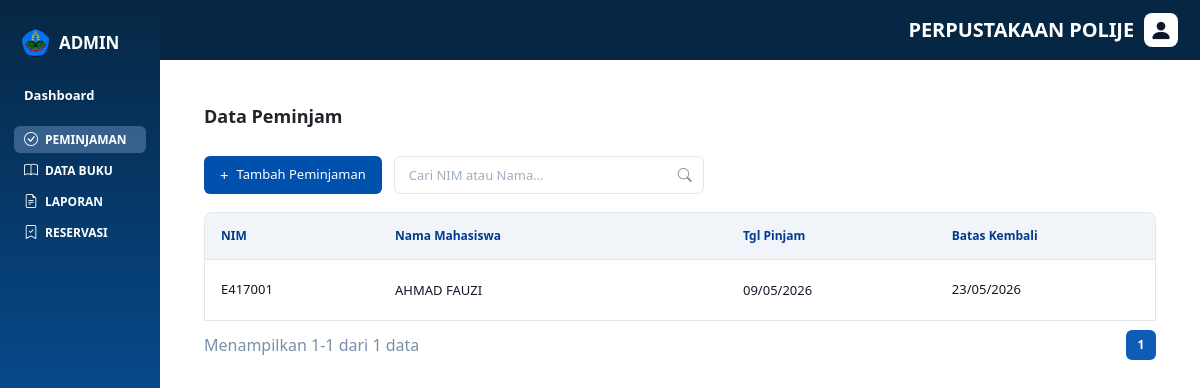
The app's page /admin/index.php?menu=peminjaman with its own data.
### tables this page shows
CREATE TABLE peminjaman (
    id_peminjaman INT AUTO_INCREMENT PRIMARY KEY,
    id_anggota INT NOT NULL,
    id_admin INT NOT NULL,
    tanggal_peminjaman DATE NOT NULL,
    batas_waktu DATE NOT NULL,
    laporan_hidden_at TIMESTAMP NULL DEFAULT NULL,
    created_at TIMESTAMP NULL DEFAULT CURRENT_TIMESTAMP,
    updated_at TIMESTAMP NULL DEFAULT CURRENT_TIMESTAMP ON UPDATE CURRENT_TIMESTAMP,
    FOREIGN KEY (id_anggota) REFERENCES anggota(id_anggota)
        ON UPDATE CASCADE
        ON DELETE RESTRICT,
    FOREIGN KEY (id_admin) REFERENCES admin(id_admin)
        ON UPDATE CASCADE
        ON DELETE RESTRICT
);

CREATE TABLE anggota (
    id_anggota INT AUTO_INCREMENT PRIMARY KEY,
    nim VARCHAR(20) NOT NULL UNIQUE,
    nama VARCHAR(100) NOT NULL,
    jurusan VARCHAR(100) NOT NULL DEFAULT '-',
    total_denda INT NOT NULL DEFAULT 0,
    nama_anggota VARCHAR(100) DEFAULT NULL,
    email VARCHAR(100) NOT NULL UNIQUE,
    password VARCHAR(255) NOT NULL,
    no_telepon VARCHAR(20) DEFAULT NULL,
    alamat TEXT DEFAULT NULL,
    status ENUM('aktif', 'nonaktif') NOT NULL DEFAULT 'aktif',
    created_at TIMESTAMP NULL DEFAULT CURRENT_TIMESTAMP,
    updated_at TIMESTAMP NULL DEFAULT CURRENT_TIMESTAMP ON UPDATE CURRENT_TIMESTAMP
);

### models/Peminjaman.php (called while the page is built, shortened)
<?php
require_once __DIR__ . '/../config/database.php';
class Peminjaman
{
    private $conn;
    public function __construct()
    {
        $this->conn = (new Database())->getConnection();
    }
    public function all($search = '')
    {
        $sql = "SELECT p.*, a.nim, a.nama
                FROM peminjaman p
                JOIN anggota a ON a.id_anggota = p.id_anggota
                WHERE EXISTS (SELECT 1 FROM detail_peminjaman dp WHERE dp.id_peminjaman = p.id_peminjaman AND dp.status_pengembalian = 'dipinjam')";
        $sql .= " ORDER BY p.id_peminjaman DESC";
        $result = $this->conn->query($sql);
        $data = [];
        while ($row = $result->fetch_assoc()) {
            $row['id'] = $row['id_peminjaman'];
            $data[] = $row;
        }
        return $data;
    }
}

### config/database.php (called while the page is built, shortened)
<?php
class Database {
    private $host = 'localhost';
    private $user = 'root';
    private $password = '';
    private $db = 'db_perpustakaan';
    public $conn;
    public function __construct() {
        $hostingConfig = __DIR__ . '/hosting.php';
        $this->conn = null;
        try {
            $this->conn = new mysqli(
                $this->host,
                $this->user,
                $this->password,
                $this->db
            );
            $this->conn->set_charset('utf8mb4');
        } catch (Exception $e) {
            die($e->getMessage());
        }
    }
    public function getConnection() {
        return $this->conn;
    }
}
?>

### controllers/PeminjamanController.php (called while the page is built, shortened)
<?php
require_once __DIR__ . '/../models/Peminjaman.php';
class PeminjamanController
{
    private $model;
    public function __construct()
    {
        $this->model = new Peminjaman();
    }
    public function index()
    {
        $search = isset($_GET['q']) ? trim($_GET['q']) : '';
        $perPage = isset($_GET['per_page']) ? (int)$_GET['per_page'] : 7;
        $currentPage = isset($_GET['page']) ? (int)$_GET['page'] : 1;
        $openPopup = isset($_SESSION['open_popup']);
        $errors = isset($_SESSION['errors']) ? $_SESSION['errors'] : [];
        $oldInput = isset($_SESSION['old']) ? $_SESSION['old'] : ['nim' => '', 'nama' => '', 'buku1' => ''];
        $dataHeader = $this->model->all($search);
        $totalData = count($dataHeader);
        $totalPages = ceil($totalData / $perPage);
        $offset = ($currentPage - 1) * $perPage;
        $pageData = array_slice($dataHeader, $offset, $perPage);
        return [
            'openPopup' => $openPopup,
            'errors' => $errors,
            'oldInput' => $oldInput,
            'search' => $search,
            'perPage' => $perPage,
            'totalData' => $totalData,
            'totalPages' => $totalPages,
            'currentPage' => $currentPage,
            'offset' => $offset,
            'pageData' => $pageData,
            'startDisplay' => ($totalData > 0) ? $offset + 1 : 0,
            'endDisplay' => min($offset + $perPage, $totalData),
            'paginationItems' => $this->getPaginationItems($currentPage, $totalPages),
            'opsiBuku' => $this->model->getOpsiBuku()
        ];
    }
    private function getPaginationItems($current, $total)
    {
        $items = [];
        for ($i = 1; $i <= $total; $i++) {
            if ($i == 1 || $i == $total || abs($i - $current) <= 1) {
                $items[] = $i;
            } elseif (end($items) !== '...') {
                $items[] = '...';
            }
        }
        return $items;
    }
}

### admin/pages/datapeminjaman.php (the view, shortened to what this page needs)
<?php
require_once __DIR__ . '/../../controllers/PeminjamanController.php';
$peminjamanController = new PeminjamanController();
$data = $peminjamanController->index();
extract($data, EXTR_SKIP);
?>
<div class="datapeminjam-wrapper">
    <div class="datapeminjam-header">
        <h1>Data Peminjam</h1>
    </div>
    <div class="toolbar">
        <div class="toolbar-left">
            <button type="button" class="btn-tambah" id="btnBukaPopup">
                <span class="plus-icon">+</span> Tambah Peminjaman
            </button>
            <form method="get" class="search-form">
                <div class="search-box">
                    <input type="text" name="q" placeholder="Cari NIM atau Nama..." value="<?= htmlspecialchars($search); ?>">
                    <button type="submit" class="search-submit"><i class="bi bi-search"></i></button>
                </div>
            </form>
        </div>
    </div>
    <div class="table-container">
        <table class="datapeminjam-table">
            <thead>
                <tr>
                    <th>NIM</th>
                    <th>Nama Mahasiswa</th>
                    <th>Tgl Pinjam</th>
                    <th>Batas Kembali</th>
                    <th style="text-align: center;">Aksi</th>
                </tr>
            </thead>
            <tbody>
                <?php if (!empty($pageData)): ?>
                    <?php foreach ($pageData as $row): ?>
                        <tr>
                            <td><?= htmlspecialchars($row['nim']); ?></td>
                            <td><?= htmlspecialchars($row['nama']); ?></td>
                            <td><?= date('d/m/Y', strtotime($row['tanggal_peminjaman'])); ?></td>
                            <td><?= date('d/m/Y', strtotime($row['batas_waktu'])); ?></td>
                            <td style="text-align: center;">
                            </td>
                        </tr>
                    <?php endforeach; ?>
                <?php else: ?>
                    <tr>
                        <td colspan="5" class="empty-state">Belum ada data peminjaman.</td>
                    </tr>
                <?php endif; ?>
            </tbody>
        </table>
    </div>
    <div class="datapeminjam-footer">
        <div class="data-info">
            Menampilkan <?= $startDisplay; ?>-<?= $endDisplay; ?> dari <?= $totalData; ?> data
        </div>
        <div class="pagination">
            <?php for ($i = 1; $i <= $totalPages; $i++): ?>
                <a href="?menu=peminjaman&page=<?= $i; ?>&q=<?= $search; ?>"
                   class="page-btn <?= ($i == $currentPage) ? 'active' : ''; ?>">
                    <?= $i; ?>
                </a>
            <?php endfor; ?>
        </div>
    </div>
</div>

### public/css/datapeminjam.css (style rules this page uses)
body { margin: 0; background: #f3f4f6; font-family: Arial, sans-serif; color: #1f2937; }
:root { --sidebar-width: 160px; --topbar-height: 60px; }
table tbody tr td:nth-child(1), table tbody tr td:nth-child(2) { text-transform: uppercase !important; }
.datapeminjam-wrapper { width: 100%; max-width: none; margin: 0; padding: 18px 24px 28px; box-sizing: border-box; }
.datapeminjam-header { display: flex; align-items: center; margin-bottom: 16px; }
.title-group h1, .datapeminjam-header h1 { font-size: 18px !important; font-weight: 700 !important; margin: 0 !important; }
.toolbar { display: flex; align-items: center; margin-bottom: 18px; }
.toolbar-left { display: flex; align-items: center; gap: 12px; }
.search-form { margin: 0; }
.btn-tambah { display: inline-flex; align-items: center; gap: 8px; height: 31px; padding: 0 14px; border: none; border-radius: 4px; background: #0050ad; color: #ffffff; font-size: 12px; cursor: pointer; }
.plus-icon { font-size: 15px; line-height: 1; }
.search-box { position: relative; width: 230px; height: 31px; }
.search-box input { width: 100%; height: 100%; padding: 0 38px 0 14px; border: none; border-radius: 4px; outline: none; box-sizing: border-box; background: #f7f8fb; color: #475569; font-size: 12px; }
.search-box input::placeholder { color: #a0aec0; }
.search-submit { position: absolute; right: 0; top: 0; display: inline-flex; align-items: center; justify-content: center; width: 38px; height: 38px; padding: 0; border: none; background: transparent; color: #7890aa; cursor: pointer; }
.search-submit i { display: block; font-size: 14px; line-height: 1; }
.table-container { width: 100%; overflow-x: auto; }
.datapeminjam-table { width: 100%; min-width: 1160px; border-collapse: collapse; table-layout: fixed; background: transparent; }
.datapeminjam-table thead tr { background: #f7f8fb; }
.datapeminjam-table th, .datapeminjam-table td { padding: 13px 12px; border-bottom: 1px solid #e5e7eb; font-size: 12px; vertical-align: middle; }
.datapeminjam-table th { text-align: left; font-weight: 400; color: #94a3b8; white-space: nowrap; }
.datapeminjam-table td { color: #374151; overflow: hidden; text-overflow: ellipsis; }
.datapeminjam-table th:nth-child(1), .datapeminjam-table td:nth-child(1) { width: 15%; }
.datapeminjam-table th:nth-child(2), .datapeminjam-table td:nth-child(2) { width: 30%; }
.datapeminjam-table th:nth-child(3), .datapeminjam-table td:nth-child(3) { width: 18%; }
.datapeminjam-table th:nth-child(4), .datapeminjam-table td:nth-child(4) { width: 18%; }
.datapeminjam-table th:nth-child(5), .datapeminjam-table td:nth-child(5) { width: 19%; }
.datapeminjam-table td:nth-child(2), .datapeminjam-table td:nth-child(3) { white-space: normal; line-height: 1.15; }
.datapeminjam-table tbody tr:last-child td { border-bottom: none; }
.datapeminjam-footer { display: flex; justify-content: space-between; align-items: center; gap: 12px; margin-top: 24px; }
.pagination { display: flex; align-items: center; gap: 8px; }
.page-btn { display: inline-flex; align-items: center; justify-content: center; min-width: 28px; height: 28px; padding: 0 8px; border: none; border-radius: 6px; box-sizing: border-box; background: #f7f8fb; color: #374151; font-size: 12px; text-decoration: none; }
.page-btn.active { background: #0d5db8; color: #ffffff; }
body { font-family: Arial, sans-serif; }
.datapeminjam-wrapper { padding: 18px 24px 28px; }
.datapeminjam-header { display: flex; align-items: center; min-height: 38px; margin-bottom: 20px; }
.toolbar { min-height: 38px; margin-bottom: 18px; }
.btn-tambah, .search-box, .search-submit { height: 38px; }
.btn-tambah { padding: 0 16px; border-radius: 6px; background: #0050ad; color: #ffffff; font-size: 13px; font-weight: 500; }
.search-box { width: 310px; }
.search-box input { border: 1px solid #e5e7eb; border-radius: 6px; background: #ffffff; font-size: 13px; }
.search-submit { width: 38px; }
.table-container { border: 1px solid #e5e7eb; border-radius: 8px 8px 0 0; background: #ffffff; }
.datapeminjam-table { background: #ffffff; }
.datapeminjam-table thead tr { background: #f1f4f8; }
.datapeminjam-table th, .datapeminjam-table td { padding: 14px 16px; }
.datapeminjam-table th { color: #003b8e; font-size: 12px; font-weight: 700; }
.datapeminjam-table td { color: #111827; font-size: 13px; }
.datapeminjam-footer { min-height: 48px; margin-top: 0; color: #7890aa; }
.page-btn { min-width: 30px; height: 30px; border-radius: 6px; font-size: 12px; font-weight: 700; }

### records on screen
peminjaman: id_anggota.nim "E417001", id_anggota.nama "AHMAD FAUZI", tanggal_peminjaman "09/05/2026", batas_waktu "23/05/2026"

### other values on screen
$startDisplay "1"
$endDisplay "1"
$totalData "1"
